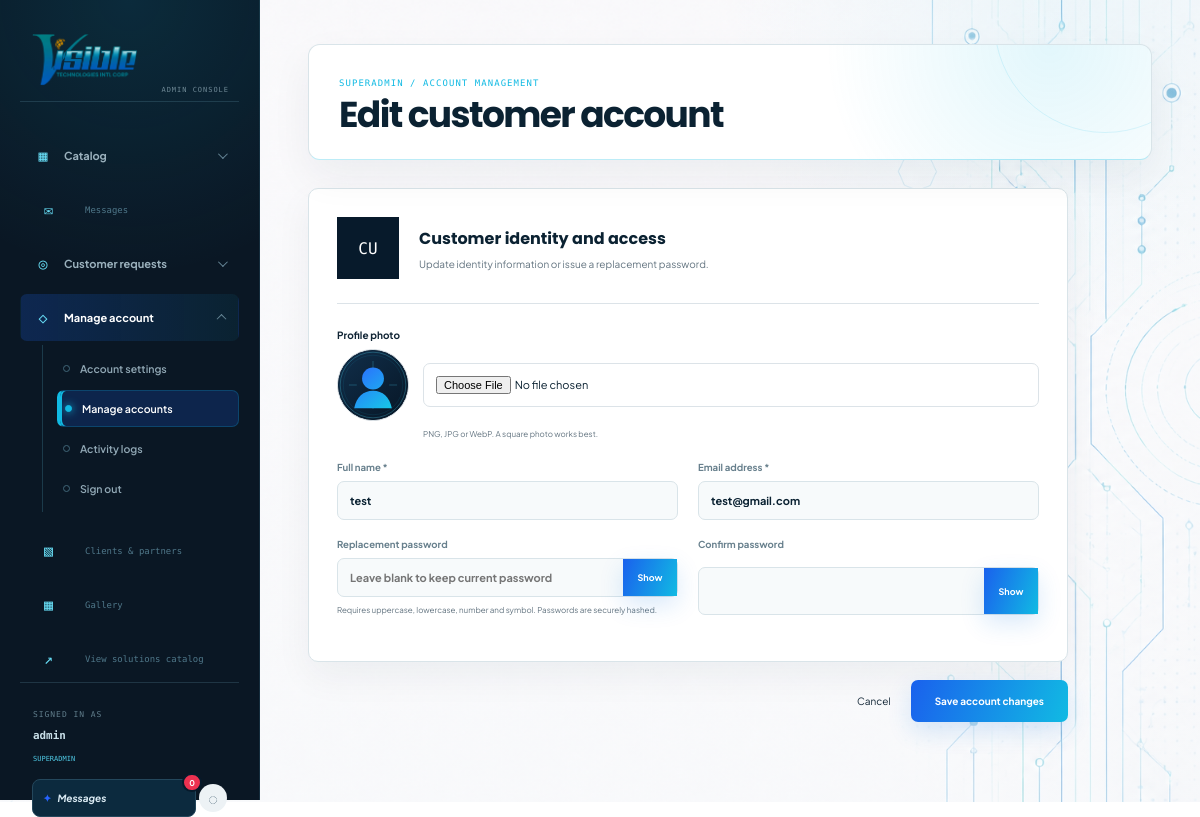
Page /admin/accounts/customer/1/edit (signed in) on the committed database.
### tables this page shows
CREATE TABLE admins (
                id INTEGER PRIMARY KEY,
                username TEXT NOT NULL UNIQUE,
                password_hash TEXT NOT NULL,
                created_at TEXT NOT NULL DEFAULT CURRENT_TIMESTAMP
            , role TEXT NOT NULL DEFAULT 'superadmin', status TEXT NOT NULL DEFAULT 'active', last_login_at TEXT, status_updated_at TEXT, status_expires_at TEXT, full_name TEXT NOT NULL DEFAULT '', email TEXT, avatar_url TEXT);

CREATE TABLE customers (
                id INTEGER PRIMARY KEY,
                full_name TEXT NOT NULL,
                email TEXT NOT NULL COLLATE NOCASE UNIQUE,
                password_hash TEXT NOT NULL,
                created_at TEXT NOT NULL DEFAULT CURRENT_TIMESTAMP,
                last_login_at TEXT
            , status TEXT NOT NULL DEFAULT 'active', status_updated_at TEXT, status_expires_at TEXT, avatar_url TEXT);

### app.py (the view, shortened to what this page needs)
@app.route(
    "/admin/accounts/<account_type>/<int:account_id>/edit",
    methods=["GET", "POST"],
)
@superadmin_required
def admin_account_edit(account_type, account_id):
    if account_type not in {"admin", "customer"}:
        abort(404)
    table = "admins" if account_type == "admin" else "customers"
    with get_db() as database:
        row = database.execute(
            f"SELECT * FROM {table} WHERE id = ?", (account_id,)
        ).fetchone()
    if not row:
        abort(404)
    account = dict(row)
    return render_template(
        "admin_managed_account_form.html",
        account_type=account_type,
        account=account,
        mode="edit",
    )

### app.py (called while the page is built)
@app.after_request
def prevent_stale_authenticated_pages(response):
    if response.mimetype == "text/html":
        response.headers["Cache-Control"] = "private, no-cache, no-store, must-revalidate"
        response.headers["Pragma"] = "no-cache"
        response.headers["Expires"] = "0"
        response.vary.add("Cookie")
    return response

def get_db():
    connection = sqlite3.connect(DATABASE, timeout=10)
    connection.row_factory = sqlite3.Row
    return connection

def refresh_expired_account_statuses(database):
    for table in ("admins", "customers"):
        database.execute(
            f"""UPDATE {table}
                SET status = 'active', status_expires_at = NULL,
                    status_updated_at = CURRENT_TIMESTAMP
                WHERE status != 'active' AND status_expires_at IS NOT NULL
                  AND status_expires_at <= CURRENT_TIMESTAMP"""
        )

def superadmin_required(view):
    @wraps(view)
    def wrapped_view(*args, **kwargs):
        if not session.get("admin_id"):
            return redirect(url_for("admin_login", next=request.path))
        if session.get("admin_role") != "superadmin":
            abort(403)
        with get_db() as database:
            refresh_expired_account_statuses(database)
            account = database.execute(
                "SELECT status FROM admins WHERE id = ?", (session["admin_id"],)
            ).fetchone()
        if not account or account["status"] != "active":
            session.clear()
            flash("Your administrator account is not active.", "error")
            return redirect(url_for("admin_login"))
        return view(*args, **kwargs)
    return wrapped_view

def ensure_csrf_token():
    if not session.get("csrf_token"):
        session["csrf_token"] = secrets.token_hex(24)
    return session["csrf_token"]

def get_gemini_api_key():
    return (
        os.environ.get("GEMINI_API_KEY", "").strip()
        or os.environ.get("OPENAI_API_KEY", "").strip()
    )

### templates/admin_managed_account_form.html (shortened to what this page needs)
<!doctype html>
<html lang="en">
  <head>
    <link rel="stylesheet" href="{{ url_for('static', filename='css/admin.css') }}" />
    <link rel="stylesheet" href="{{ url_for('static', filename='css/admin_account.css') }}" />
    {% include '_theme.html' %}
  </head>
  <body class="form-page">
    {% include '_admin_sidebar.html' %}
    <main>
      <header><div><p>SUPERADMIN / ACCOUNT MANAGEMENT</p><h1>{{ 'Create' if mode == 'create' else 'Edit' }} {{ account_type }} account</h1></div></header>
      <form class="product-form account-form" method="post" enctype="multipart/form-data">
        <section>
          <div class="account-intro"><span>{{ ('AD' if account_type == 'admin' else 'CU') }}</span><div><h2>{{ account_type|title }} identity and access</h2><p>{% if mode == 'create' %}Create credentials for a new {{ account_type }}.{% else %}Update identity information or issue a replacement password.{% endif %}</p></div></div>
          <div class="account-fields">
            <div class="profile-photo-field"><b>Profile photo</b><div class="profile-photo-preview">
              <img src="{{ account.avatar_url if account and account.avatar_url else url_for('static', filename='images/default-avatar.svg') }}" alt="{{ 'Current profile photo' if account and account.avatar_url else 'Default profile avatar' }}" />
              <input type="file" name="avatar" accept="image/png,image/jpeg,image/webp" />
            </div><small class="field-help">PNG, JPG or WebP. A square photo works best.</small>
            {% if account and account.avatar_url %}<label class="remove-photo"><input type="checkbox" name="remove_avatar" value="1" /> Remove current photo</label>{% endif %}</div>
            {% if account_type == 'admin' %}
            <label>Full name<input name="full_name" value="{{ request.form.get('full_name', account.full_name if account else '') }}" autocomplete="name" /></label>
            <label>Email address<input type="email" name="email" value="{{ request.form.get('email', account.email if account and account.email else '') }}" autocomplete="email" /></label>
            <label>Username *<input name="username" value="{{ request.form.get('username', account.username if account else '') }}" minlength="3" required autocomplete="off" /></label>
            <label
              >Role *
              <select name="role" required>
                {% set selected_role = request.form.get('role', account.role if
                account else 'admin') %}
                <option value="admin"{{ ' selected' if selected_role == 'admin' else '' }}>Administrator</option>
                <option value="admin_marketing"{{ ' selected' if selected_role == 'admin_marketing' else '' }}>Marketing administrator</option>
                <option value="admin_technical"{{ ' selected' if selected_role == 'admin_technical' else '' }}>Technical administrator</option>
                <option value="superadmin"{{ ' selected' if selected_role == 'superadmin' else '' }}>Superadministrator</option>
              </select>
              <small class="field-help"
                >Marketing handles pricing and proposals. Technical handles surveys, quantities, materials and BOMs.</small
              ></label
            >
            {% else %}
            <label>Full name *<input name="full_name" value="{{ request.form.get('full_name', account.full_name if account else '') }}" required autocomplete="off" /></label>
            <label>Email address *<input type="email" name="email" value="{{ request.form.get('email', account.email if account else '') }}" required autocomplete="off" /></label>
            {% endif %}
            <label>{{ 'Password *' if mode == 'create' else 'Replacement password' }}<div class="password-control"><input type="password" name="password" minlength="12" pattern="(?=.*[a-z])(?=.*[A-Z])(?=.*\d)(?=.*[^A-Za-z0-9]).{12,}" title="Use at least 12 characters with uppercase, lowercase, number and symbol." {% if mode == 'create' %}required{% endif %} autocomplete="new-password" placeholder="{{ '12+ characters with Aa, 1 and symbol' if mode == 'create' else 'Leave blank to keep current password' }}" /><button type="button" data-toggle-password aria-pressed="false">Show</button></div><small class="field-help">Requires uppercase, lowercase, number and symbol. Passwords are securely hashed.</small></label>
            <label>Confirm password{% if mode == 'create' %} *{% endif %}<div class="password-control"><input type="password" name="confirm_password" minlength="12" {% if mode == 'create' %}required{% endif %} autocomplete="new-password" /><button type="button" data-toggle-password aria-pressed="false">Show</button></div></label>
          </div>
        </section>
        <div class="form-actions"><a href="/admin/accounts">Cancel</a><button>{{ 'Create account' if mode == 'create' else 'Save account changes' }}</button></div>
      </form>
    </main>
  </body>
</html>

### templates/_admin_sidebar.html (shortened to what this page needs)
{% set catalog_open = request.path == '/admin' or
request.path.startswith('/admin/products') or
request.path.startswith('/admin/manufacturers') %} {% set requests_open =
request.path.startswith('/admin/review-requests') or request.path.startswith('/admin/messages') or request.path.startswith('/admin/calendar') or request.path.startswith('/admin/catered-customers') %} {% set account_open =
request.path.startswith('/admin/account') or
request.path.startswith('/admin/activity') %}
<aside class="admin-sidebar">
  <a class="logo" href="/admin" aria-label="VTIC admin home">
    <img
      src="{{ url_for('static', filename='images/vtic-logo.png') }}"
      alt="VTIC"
    />
  </a>
  <nav class="admin-navigation" aria-label="Administrator navigation">
    <details class="admin-nav-group" {% if catalog_open %}open{% endif %}>
      <summary>
        <span class="admin-nav-icon" aria-hidden="true">▦</span
        ><span>Catalog</span><i aria-hidden="true"></i>
      </summary>
    </details>
    <a class="admin-nav-home {{ 'active' if request.path.startswith('/admin/messages') else '' }}" href="/admin/messages">
      <span class="admin-nav-icon" aria-hidden="true">✉</span><span>Messages</span>
    </a>
    <details class="admin-nav-group" {% if requests_open %}open{% endif %}>
      <summary>
        <span class="admin-nav-icon" aria-hidden="true">◎</span
        ><span>Customer requests</span><i aria-hidden="true"></i>
      </summary>
    </details>
    <details class="admin-nav-group" {% if account_open %}open{% endif %}>
      <summary>
        <span class="admin-nav-icon" aria-hidden="true">◇</span
        ><span>Manage account</span><i aria-hidden="true"></i>
      </summary>
      <div class="admin-nav-children">
        <a
          class="{{ 'active' if request.path == '/admin/account' else '' }}"
          href="/admin/account"
          >Account settings</a
        >
        {% if session.admin_role == 'superadmin' %}
        <a
          class="{{ 'active' if request.path.startswith('/admin/accounts') else '' }}"
          href="/admin/accounts"
          >Manage accounts</a
        >
        <a
          class="{{ 'active' if request.path.startswith('/admin/activity') else '' }}"
          href="/admin/activity"
          >Activity logs</a
        >
        {% endif %}
        <form class="admin-nav-signout" action="/admin/logout" method="post" data-confirm-signout>
          <button type="submit">Sign out</button>
        </form>
      </div>
    </details>
    {% if session.admin_role == 'superadmin' %}
    <a class="admin-nav-home {{ 'active' if request.path.startswith('/admin/portfolio') else '' }}" href="/admin/portfolio">
      <span class="admin-nav-icon" aria-hidden="true">▧</span><span>Clients &amp; partners</span>
    </a>
    <a class="admin-nav-home {{ 'active' if request.path.startswith('/admin/gallery') else '' }}" href="/admin/gallery">
      <span class="admin-nav-icon" aria-hidden="true">▦</span><span>Gallery</span>
    </a>
    {% endif %}
    <a class="admin-nav-home" href="/storefront" target="_blank">
      <span class="admin-nav-icon" aria-hidden="true">↗</span
      ><span>View solutions catalog</span>
    </a>
  </nav>
  <div class="admin-sidebar-footer">
    <span>Signed in as</span>
    <p>{{ session.admin_username }}</p>
    <small>{{ session.admin_role }}</small>
  </div>
  {% include '_message_notifications.html' %}
</aside>

### static/css/admin_account.css (style rules this page uses)
.account-form { max-width: 760px; }
.account-intro { display: flex; align-items: center; gap: 20px; padding-bottom: 24px; border-bottom: 1px solid var(--line); }
.account-intro > span { width: 62px; height: 62px; display: grid; place-items: center; flex: 0 0 auto; background: var(--navy); color: #fff; font: 500 16px "DM Mono"; }
.account-intro h2 { margin: 0 0 7px; }
.account-intro p { margin: 0; color: var(--muted); font-size: 10px; }
.account-fields { display: grid; grid-template-columns: 1fr 1fr; gap: 0 20px; margin-top: 25px; }
.profile-photo-field { grid-column: 1 / -1; margin-bottom: 22px; color: var(--theme-text, var(--ink)); font-size: 10px; }
.profile-photo-field > b { display: block; margin-bottom: 8px; }
.profile-photo-preview { display: flex; align-items: center; gap: 14px; }
.profile-photo-preview img, .profile-photo-preview > span { width: 72px; height: 72px; object-fit: cover; display: grid; place-items: center; flex: 0 0 auto; border: 1px solid var(--theme-border, var(--line)); border-radius: 50%; background: var(--navy); color: #70e7ff; font: 500 14px "DM Mono", monospace; }
.profile-photo-preview input[type="file"] { min-width: 0; flex: 1; padding: 12px; border: 1px solid var(--theme-border, var(--line)); background: var(--theme-surface-raised, #fff); }
.profile-photo-field .field-help { display: block; margin: 8px 0 0 86px; }
.password-control { position: relative; display: flex; }
.password-control input { width: 100%; padding-right: 58px; }
.password-control button { position: absolute; right: 1px; top: 1px; width: 54px; height: calc(100% - 2px); border: 0; background: transparent; color: var(--blue); font-size: 9px; font-weight: 700; cursor: pointer; }

### static/css/theme.css (style rules this page uses)
:root { color-scheme: light; --theme-canvas: #ffffff; --theme-surface: #f3f6f7; --theme-surface-raised: #ffffff; --theme-text: #102434; --theme-muted: #647581; --theme-border: #dce3e8; --theme-header: rgba(255, 255, 255, 0.96); --theme-shadow: 0 14px 40px rgba(7, 26, 43, 0.09); }
html { background: var(--theme-canvas); }
body { background-color: var(--theme-canvas); color: var(--theme-text); transition: background-color 180ms ease, color 180ms ease; }
:root:not([data-theme="dark"]) body { background-image: radial-gradient( circle at 88% 3%, rgba(17, 186, 227, 0.055), transparent 25% ), linear-gradient(rgba(255, 255, 255, 0.18), rgba(248, 252, 254, 0.3)), url("../images/vtic-light-technology-bg-v3.png") !important; background-position: 88% 3%, center, center; background-size: auto, auto, cover; background-repeat: no-repeat, no-repeat, no-repeat; background-attachment: fixed, fixed, fixed; }

### rows in the picture
admins: admin_username "admin", admin_role "SUPERADMIN"
customers: full_name "test", email "test@gmail.com"

### other values in the picture
{{ 'Create' if mode == 'create' else 'Edit' }} "Edit"
{{ account_type }} "customer"
{{ ('AD' if account_type == 'admin' else 'CU') }} "CU"
{{ account_type|title }} "Customer"
{{ 'Password *' if mode == 'create' else 'Replacement password' }} "Replacement password"
{{ 'Create account' if mode == 'create' else 'Save account changes' }} "Save account changes"
